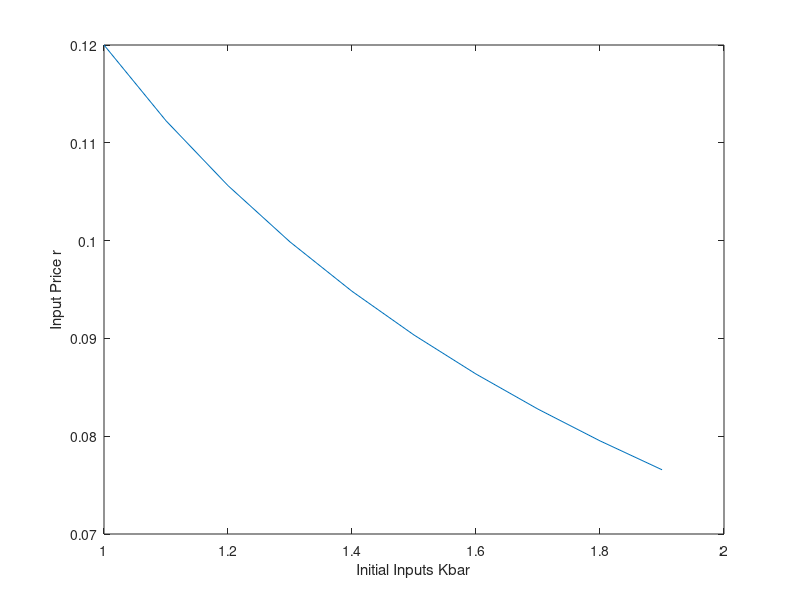

Source code (MATLAB):
% Simple code for GE: CRS-2goods-2firms-1consumer
clearvars;
% shared parameters 
alpha = .3;
beta = 1.1; %consumers like goods 2 better
% different values of A1 
for i = 1:10
    kbar(i) = [ 0.9+i/10 ]; %testing for different kbar
    lbar(i) = [ 1 ];
    relativebar(i) = [ kbar(i)/lbar(i) ];
    A1(i) = [1];
    A2(i) = [1.5];
    relativeA(i) = [ A1(i)/A2(i) ];
    P1(i) = [ A1(i)/(A1(i) + A2(i))];
    P2(i) = [ 1 - P1(i) ];
    relativeP(i) = [ P2(i)/P1(i) ];
    L1(i) = [ lbar(i)*(1/(1+beta)) ];
    L2(i) = [ lbar(i)*(beta/(1+beta)) ];
    K1(i) = [ kbar(i)*(1/(1+beta)) ];
    K2(i) = [ kbar(i)*(beta/(1+beta)) ];
    R(i) = [ (alpha*A1(i)*P1(i))/((kbar(i)/lbar(i))^(1-alpha)) ];
    W(i) = [ ((1-alpha)*A1(i)*P1(i))/((kbar(i)/lbar(i))^(-alpha)) ];
end

plot(kbar, R)
xlabel('Initial Inputs Kbar')
ylabel('Input Price r')

%{
 plot(A1, P1)
xlabel('Technology A1')
ylabel('Price p1') 
%}
